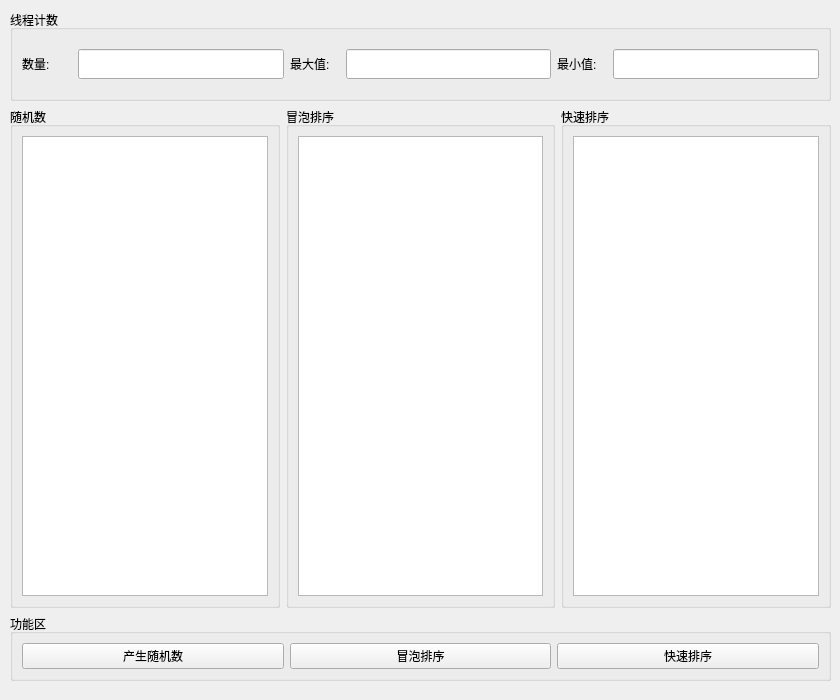
<?xml version="1.0" encoding="UTF-8"?>
<ui version="4.0">
 <class>SignalBaseWidget</class>
 <widget class="QWidget" name="SignalBaseWidget">
  <property name="geometry">
   <rect>
    <x>0</x>
    <y>0</y>
    <width>840</width>
    <height>700</height>
   </rect>
  </property>
  <property name="sizePolicy">
   <sizepolicy hsizetype="Fixed" vsizetype="Fixed">
    <horstretch>0</horstretch>
    <verstretch>0</verstretch>
   </sizepolicy>
  </property>
  <property name="minimumSize">
   <size>
    <width>840</width>
    <height>700</height>
   </size>
  </property>
  <property name="maximumSize">
   <size>
    <width>840</width>
    <height>700</height>
   </size>
  </property>
  <property name="windowTitle">
   <string>SignalBaseWidget</string>
  </property>
  <widget class="QWidget" name="layoutWidget">
   <property name="geometry">
    <rect>
     <x>10</x>
     <y>10</y>
     <width>821</width>
     <height>671</height>
    </rect>
   </property>
   <layout class="QVBoxLayout" name="verticalLayout_2" stretch="1,8,1">
    <item>
     <widget class="QGroupBox" name="threadGroupBox">
      <property name="title">
       <string>线程计数</string>
      </property>
      <layout class="QHBoxLayout" name="horizontalLayout">
       <item>
        <layout class="QHBoxLayout" name="horizontalLayout_1">
         <item>
          <widget class="QLabel" name="nums">
           <property name="minimumSize">
            <size>
             <width>50</width>
             <height>50</height>
            </size>
           </property>
           <property name="maximumSize">
            <size>
             <width>50</width>
             <height>50</height>
            </size>
           </property>
           <property name="text">
            <string>数量:</string>
           </property>
          </widget>
         </item>
         <item>
          <widget class="QLineEdit" name="numEdit">
           <property name="minimumSize">
            <size>
             <width>200</width>
             <height>30</height>
            </size>
           </property>
           <property name="maximumSize">
            <size>
             <width>1000</width>
             <height>30</height>
            </size>
           </property>
           <property name="text">
            <string/>
           </property>
          </widget>
         </item>
         <item>
          <widget class="QLabel" name="maxNum">
           <property name="minimumSize">
            <size>
             <width>50</width>
             <height>50</height>
            </size>
           </property>
           <property name="maximumSize">
            <size>
             <width>100</width>
             <height>50</height>
            </size>
           </property>
           <property name="text">
            <string>最大值:</string>
           </property>
          </widget>
         </item>
         <item>
          <widget class="QLineEdit" name="maxEdit">
           <property name="minimumSize">
            <size>
             <width>200</width>
             <height>30</height>
            </size>
           </property>
           <property name="maximumSize">
            <size>
             <width>1000</width>
             <height>30</height>
            </size>
           </property>
           <property name="text">
            <string/>
           </property>
          </widget>
         </item>
         <item>
          <widget class="QLabel" name="minNum">
           <property name="minimumSize">
            <size>
             <width>50</width>
             <height>50</height>
            </size>
           </property>
           <property name="maximumSize">
            <size>
             <width>100</width>
             <height>50</height>
            </size>
           </property>
           <property name="text">
            <string>最小值:</string>
           </property>
          </widget>
         </item>
         <item>
          <widget class="QLineEdit" name="minEdit">
           <property name="minimumSize">
            <size>
             <width>200</width>
             <height>30</height>
            </size>
           </property>
           <property name="maximumSize">
            <size>
             <width>1000</width>
             <height>30</height>
            </size>
           </property>
           <property name="text">
            <string/>
           </property>
          </widget>
         </item>
        </layout>
       </item>
      </layout>
     </widget>
    </item>
    <item>
     <layout class="QHBoxLayout" name="horizontalLayout_m" stretch="1,1,1">
      <item>
       <widget class="QGroupBox" name="randGroupBox">
        <property name="title">
         <string>随机数</string>
        </property>
        <layout class="QHBoxLayout" name="horizontalLayout_2">
         <item>
          <widget class="QListWidget" name="randList"/>
         </item>
        </layout>
       </widget>
      </item>
      <item>
       <widget class="QGroupBox" name="bubbleGroupBox">
        <property name="title">
         <string>冒泡排序</string>
        </property>
        <layout class="QHBoxLayout" name="horizontalLayout_3">
         <item>
          <widget class="QListWidget" name="bubbleList"/>
         </item>
        </layout>
       </widget>
      </item>
      <item>
       <widget class="QGroupBox" name="quickGroupBox">
        <property name="maximumSize">
         <size>
          <width>840</width>
          <height>16777215</height>
         </size>
        </property>
        <property name="title">
         <string>快速排序</string>
        </property>
        <layout class="QHBoxLayout" name="horizontalLayout_4">
         <item>
          <widget class="QListWidget" name="quickList"/>
         </item>
        </layout>
       </widget>
      </item>
     </layout>
    </item>
    <item>
     <widget class="QGroupBox" name="funcGroupBox">
      <property name="title">
       <string>功能区</string>
      </property>
      <layout class="QVBoxLayout" name="verticalLayout">
       <item>
        <layout class="QHBoxLayout" name="horizontalLayout_5">
         <item>
          <widget class="QPushButton" name="makeBtn">
           <property name="text">
            <string>产生随机数</string>
           </property>
          </widget>
         </item>
         <item>
          <widget class="QPushButton" name="bubbleBtn">
           <property name="text">
            <string>冒泡排序</string>
           </property>
          </widget>
         </item>
         <item>
          <widget class="QPushButton" name="quickBtn">
           <property name="text">
            <string>快速排序</string>
           </property>
          </widget>
         </item>
        </layout>
       </item>
      </layout>
     </widget>
    </item>
   </layout>
  </widget>
 </widget>
 <resources/>
 <connections/>
</ui>
